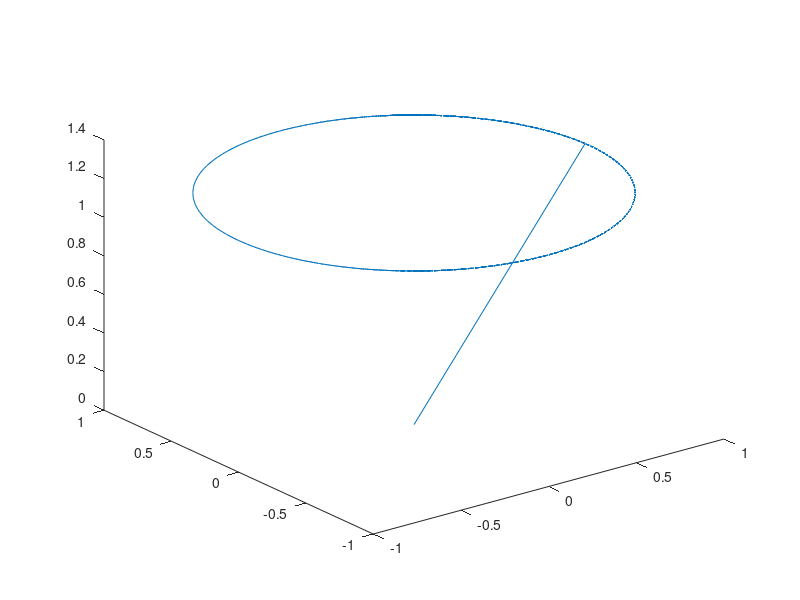
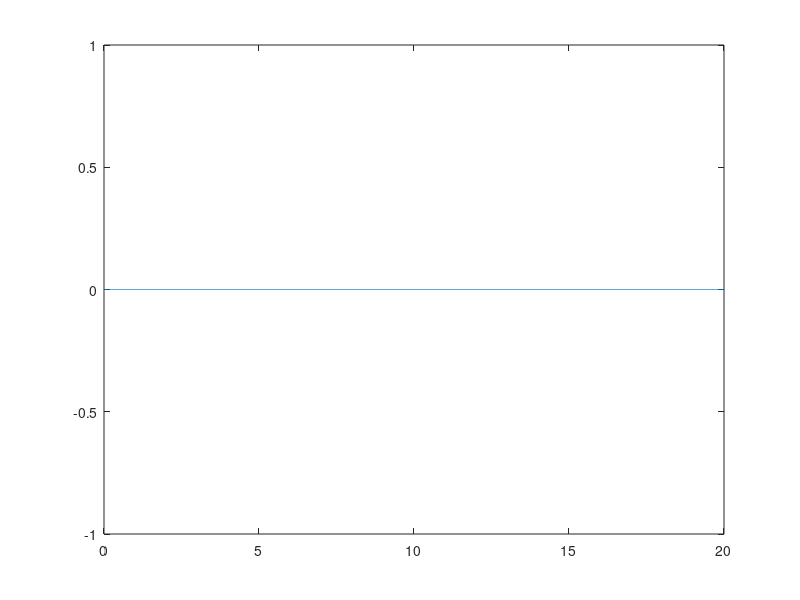

These charts were generated, in order, by the following MATLAB code:
%% AGV trajectory generation
% always start from [0 0 0]

% Experimental time [s]
T = 20;
Ts = 1e-3;

%% desired position trajectory

p_ref.signals.values = zeros(T/Ts, 3);  % [ x , y , z ]
p_ref.signals.dimensions = 3;
p_ref.time = zeros(T/Ts,1);

yaw_ref.signals.values = zeros(T/Ts, 1);  % [ \psi ]
yaw_ref.signals.dimensions = 1;
yaw_ref.time = zeros(T/Ts,1);

for i = 1:(T/Ts-1)
    p_ref.signals.values(i+1, 3) = 1.2; % z
    p_ref.signals.values(i+1, 1) = cos(0.0314*i);    % each millisecond: 1.8 degrees in x and y
    p_ref.signals.values(i+1, 2) = sin(0.0314*i);
    yaw_ref.signals.values(i+1, 1) = 0;
    p_ref.time(i+1) = Ts*i;
    yaw_ref.time(i+1) = Ts*i;
end

plot3(p_ref.signals.values(:,1), p_ref.signals.values(:,2), p_ref.signals.values(:,3))
figure(2)
plot(yaw_ref.time, yaw_ref.signals.values)